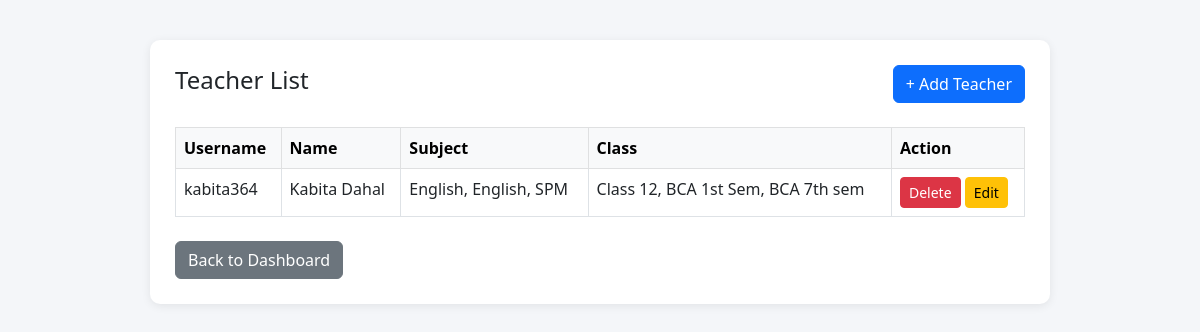
The app's page /teacher/ (signed in), older data.
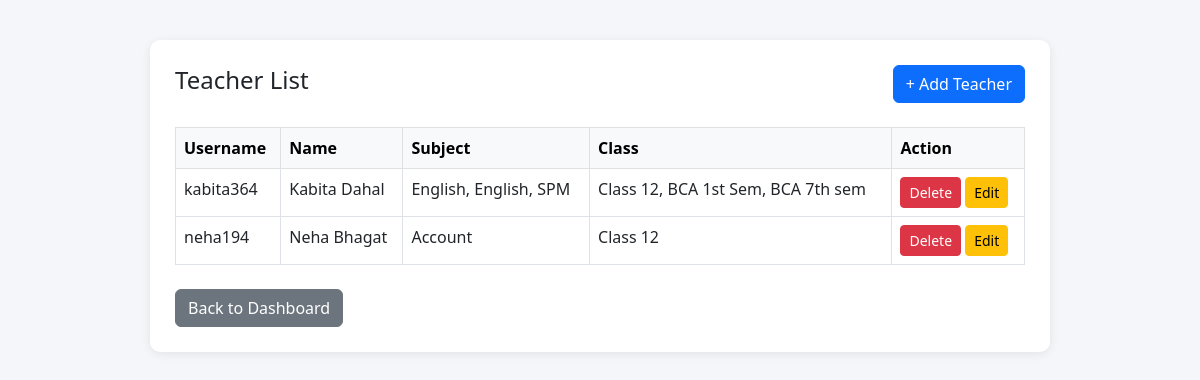
The same page, newer data.
### result/models.py (models this page shows, shortened)
class Teacher(models.Model):
    user = models.OneToOneField(CustomUser, on_delete=models.CASCADE)

class CustomUser(AbstractUser):
    ROLE_CHOICES = (
        ('admin', 'Admin'),
        ('teacher', 'Teacher'),
        ('student', 'Student'),
    )
    role = models.CharField(max_length=10, choices=ROLE_CHOICES, default='student')
    phone = models.CharField(max_length=15, null=True, blank=True)

class TeacherAssignment(models.Model):
    teacher = models.ForeignKey(Teacher, on_delete=models.CASCADE, related_name='assignments')
    class_assigned = models.ForeignKey(Class, on_delete=models.CASCADE)
    subject_name = models.ForeignKey(Subject, on_delete=models.CASCADE)
    class Meta:
        unique_together = ('teacher', 'class_assigned', 'subject_name')

class Subject(models.Model):
    class_name = models.ForeignKey(
        Class, on_delete=models.CASCADE, related_name='subjects'
    )
    name = models.CharField(max_length=100)
    subject_code = models.CharField(max_length=20,unique=True, blank=True)
    full_marks = models.PositiveIntegerField(default=100)
    theory_marks = models.PositiveIntegerField(default=60)
    practical_marks = models.PositiveIntegerField(default=40)
    pass_marks = models.PositiveIntegerField(default=40)
    theory_pass_marks = models.PositiveIntegerField(default=24)
    practical_pass_marks = models.PositiveIntegerField(default=15)
    class Meta:
        ordering = ['name']

class Class(models.Model):
    name = models.CharField(max_length=20)
    section = models.CharField(max_length=10, blank=True)
    class Meta:
        verbose_name_plural = "Classes"
        ordering = ['name', 'section']

### result/views.py (the view)
# urls.py: path('teacher/', views.teacher_list, name='teacher_list'),
@login_required(login_url='result:admin_login')
def teacher_list(request):
    if not request.user.is_staff:
        return redirect('result:dashboard')
    teachers = Teacher.objects.select_related('user').prefetch_related('assignments__subject_name','assignments__class_assigned')
    return render(request, 'result/teacher_list.html', {'teachers': teachers})

### result/templates/result/teacher_list.html (shortened to what this page needs)
<!DOCTYPE html>
<html lang="en">
<head>
    <link href="https://cdn.jsdelivr.net/npm/bootstrap@5.3.0/dist/css/bootstrap.min.css" rel="stylesheet">
</head>
<body>
<div class="container">
    <div class="d-flex justify-content-between align-items-center mb-4">
        <h4> Teacher List</h4>
        <a href="{% url 'result:add_teacher' %}" class="btn btn-primary">+ Add Teacher</a>
    </div>
    <table class="table table-bordered table-hover">
        <thead class="table-light">
            <tr>
                <th>Username</th>
                <th>Name</th>
                <th>Subject</th>
                <th>Class</th>
                <th>Action</th>
            </tr>
        </thead>
        <tbody>
             {% for teacher in teachers %}
<tr>
    <td>{{ teacher.user.username }}</td>
    <td>{{ teacher.user.first_name }} {{ teacher.user.last_name }}</td>
    <td>
        {% for a in teacher.assignments.all %}
            {{ a.subject_name.name }}{% if not forloop.last %}, {% endif %}
        {% empty %}
            No subject
        {% endfor %}
    </td>
    <td>
        {% for a in teacher.assignments.all %}
            {{ a.class_assigned.name }}{% if not forloop.last %}, {% endif %}
        {% empty %}
            No class
        {% endfor %}
    </td>
    <td>
        <form method="post"
              action="{% url 'result:delete_teacher' teacher.pk %}"
              onsubmit="return confirm('Delete this teacher?')">
            <button type="submit" class="btn btn-sm btn-danger">
                Delete
            </button>
            <a href="{% url 'result:edit_teacher' teacher.id %}" class="btn btn-warning btn-sm">Edit</a>
        </form>
    </td>
</tr>
{% empty %}
<tr>
    <td colspan="5" class="text-center text-muted">
        No teachers added yet
    </td>
</tr>
{% endfor %}
        </tbody>
    </table>
    <a href="{% url 'result:dashboard' %}" class="btn btn-secondary mt-2"> Back to Dashboard</a>
</div>
</body>
</html>

Row changes from the older to the newer data that the page shows:
added Teacher: user.username "neha194", user.first_name "Neha", user.last_name "Bhagat"
added TeacherAssignment: subject_name.name "Account", class_assigned.name "Class 12"
